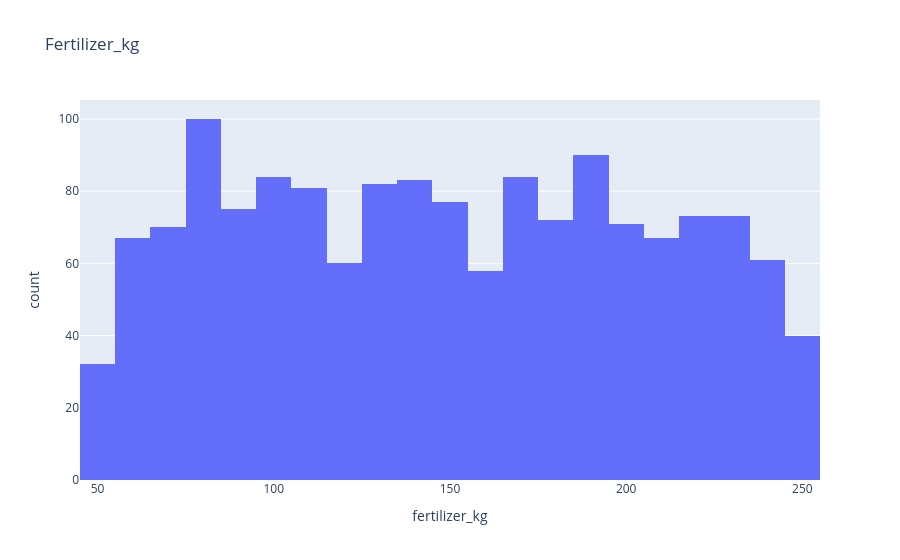

The notebook cell this image was saved under:
### Markdown cell above
Observation:
The temperature values are distributed over a wide range showing good variation in the dataset.
The distribution appears fairly uniform as no single range dominates

### Code cell
px.histogram(agr_def,x='fertilizer_kg',title='Fertilizer_kg')

### Figure 1 — Plotly figure (JSON) as saved in the notebook; plotly's stock layout.template omitted (floating-point values rounded to 4 significant figures; data arrays with more than 128 entries replaced by an {"elided": "..."} marker saying what was removed)
{"data": [{"bingroup": "x", "hovertemplate": "fertilizer_kg=%{x}<br>count=%{y}<extra></extra>", "legendgroup": "", "marker": {"color": "#636efa", "pattern": {"shape": ""}}, "name": "", "orientation": "v", "showlegend": false, "type": "histogram", "x": {"elided": "1500 float values"}, "xaxis": "x", "yaxis": "y"}], "layout": {"barmode": "relative", "legend": {"tracegroupgap": 0}, "title": {"text": "Fertilizer_kg"}, "xaxis": {"anchor": "y", "domain": [0, 1], "title": {"text": "fertilizer_kg"}}, "yaxis": {"anchor": "x", "domain": [0, 1], "title": {"text": "count"}}}}
